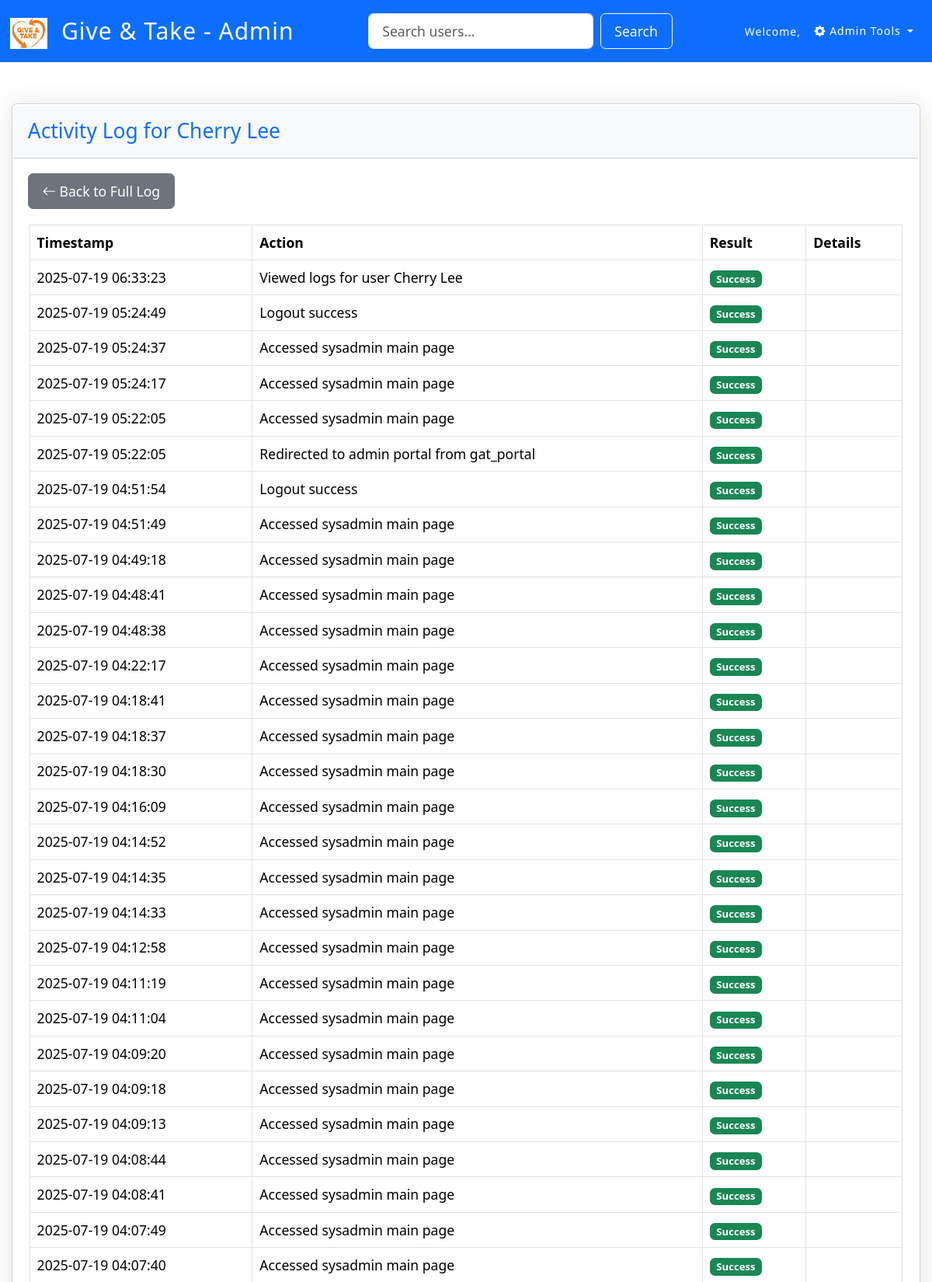
Page /logs/sysadmin/log_list/19/ (signed in, upper part) on the committed database.
### users/models.py (models this page shows, shortened)
class UserProfile(models.Model):
    user = models.OneToOneField(User, on_delete=models.CASCADE, related_name="profile")
    name = models.CharField(max_length=50)
    phone = models.CharField(max_length=15, unique=True)
    is_admin = models.BooleanField(default=False)
    class Meta:
        db_table = 'gat_app_userprofile'

### logs/models.py (models this page shows, shortened)
class LogBook(models.Model):
    log_action = models.CharField(max_length=20)
    log_result = models.CharField(max_length=10)
    log_date = models.DateTimeField(auto_now_add=True)
    log_user = models.ForeignKey(
        User,
        on_delete=models.SET_NULL,  # 當 User 被刪除時，日誌的 user 欄位變為 NULL，而不是刪除日誌
        null=True,  # 允許資料庫中此欄位為空
        blank=True  # 允許在 Django Admin 或表單中此欄位為空
    )
    class Meta:
        db_table = 'gat_app_logbook'

### logs/views.py (the view)
# urls.py: path('sysadmin/log_list/<int:user_id>/', views.user_log_list, name='user_log_list'),
@login_required
def user_log_list(request, user_id):
    user_profile = get_object_or_404(UserProfile, user=request.user)
    if not user_profile.is_admin:
        create_log(request.user, 'admin page access denied', 'failure')
        messages.warning(request, 'You do not have permission to perform this action!')
        return redirect('users:gat_portal')
    target_user = get_object_or_404(User, pk=user_id)
    logs = LogBook.objects.filter(log_user=target_user).order_by('-log_date')
    context = {
        'logs': logs,
        'target_user_name': target_user.profile.name,
    }
    create_log(request.user, f"Viewed logs for user {target_user.profile.name}")
    return render(request, "logs/user_log_list.html", context)

### logs/services.py (called while the page is built)
def create_log(user, action: str, result: str = 'success'):
    log_user_instance = user
    if not hasattr(user, 'is_authenticated') or not user.is_authenticated:
        log_user_instance = None
    LogBook.objects.create(
        log_user=log_user_instance,  # <-- 這裡現在可以接受 User 物件或 None
        log_action=action,
        log_result=result
    )

### logs/templates/logs/user_log_list.html
{% extends "base_admin.html" %}
{% block body_content %}
<div class="container-fluid mt-4">
    <div class="card shadow mb-4">
        <div class="card-header py-3">
            <h4 class="m-0 font-weight-bold text-primary">Activity Log for {{ target_user_name }}</h4>
        </div>
        <div class="card-body">
            <a href="{% url 'logs:sysadmin_log_list' %}" class="btn btn-secondary mb-3">
                <i class="bi bi-arrow-left"></i> Back to Full Log
            </a>
            <div class="table-responsive">
                <table class="table table-bordered" id="dataTable" width="100%" cellspacing="0">
                    <thead>
                        <tr>
                            <th>Timestamp</th>
                            <th>Action</th>
                            <th>Result</th>
                            <th>Details</th>
                        </tr>
                    </thead>
                    <tbody>
                        {% for log in logs %}
                        <tr>
                            <td>{{ log.log_date|date:"Y-m-d H:i:s" }}</td>
                            <td>{{ log.log_action }}</td>
                            <td>
                                {% if log.log_result|upper == 'SUCCESS' %}
                                    <span class="badge bg-success">Success</span>
                                {% elif log.log_result|upper == 'FAILURE' %}
                                    <span class="badge bg-danger">Failure</span>
                                {% else %}
                                    <span class="badge bg-secondary">{{ log.log_result }}</span>
                                {% endif %}
                            </td>
                            <td>{{ log.log_details|default:"" }}</td>
                        </tr>
                        {% empty %}
                        <tr>
                            <td colspan="4" class="text-center">No logs found for this user.</td>
                        </tr>
                        {% endfor %}
                    </tbody>
                </table>
            </div>
        </div>
    </div>
</div>
{% endblock %}

### templates/base_admin.html (style rules this page uses)
.card-header { background-color: #f8f9fc; }
.card { box-shadow: 0 0.15rem 1.75rem 0 rgba(58, 59, 69, 0.15) !important; }
html { font-size: 1.1rem; }
.btn { padding: 0.5rem 1rem; }
.body-content { margin-bottom: 20px }
div { margin-top: 2px; margin-bottom: 2px; margin-right: 2px; margin-left: 2px; }

### rows in the picture
UserProfile: name "Cherry Lee"
LogBook: log_date "2025-07-19 05:24:49", log_action "Logout success", log_result "Success"
LogBook: log_date "2025-07-19 05:24:37", log_action "Accessed sysadmin main page", log_result "Success"
LogBook: log_date "2025-07-19 05:24:17", log_action "Accessed sysadmin main page", log_result "Success"
LogBook: log_date "2025-07-19 05:22:05", log_action "Accessed sysadmin main page", log_result "Success"
LogBook: log_date "2025-07-19 05:22:05", log_action "Redirected to admin portal from gat_portal", log_result "Success"
LogBook: log_date "2025-07-19 04:51:54", log_action "Logout success", log_result "Success"
LogBook: log_date "2025-07-19 04:51:49", log_action "Accessed sysadmin main page", log_result "Success"
LogBook: log_date "2025-07-19 04:49:18", log_action "Accessed sysadmin main page", log_result "Success"
LogBook: log_date "2025-07-19 04:48:41", log_action "Accessed sysadmin main page", log_result "Success"
LogBook: log_date "2025-07-19 04:48:38", log_action "Accessed sysadmin main page", log_result "Success"
LogBook: log_date "2025-07-19 04:22:17", log_action "Accessed sysadmin main page", log_result "Success"
LogBook: log_date "2025-07-19 04:18:41", log_action "Accessed sysadmin main page", log_result "Success"
LogBook: log_date "2025-07-19 04:18:37", log_action "Accessed sysadmin main page", log_result "Success"
LogBook: log_date "2025-07-19 04:18:30", log_action "Accessed sysadmin main page", log_result "Success"
LogBook: log_date "2025-07-19 04:16:09", log_action "Accessed sysadmin main page", log_result "Success"
LogBook: log_date "2025-07-19 04:14:52", log_action "Accessed sysadmin main page", log_result "Success"
LogBook: log_date "2025-07-19 04:14:35", log_action "Accessed sysadmin main page", log_result "Success"
LogBook: log_date "2025-07-19 04:14:33", log_action "Accessed sysadmin main page", log_result "Success"
LogBook: log_date "2025-07-19 04:12:58", log_action "Accessed sysadmin main page", log_result "Success"
LogBook: log_date "2025-07-19 04:11:19", log_action "Accessed sysadmin main page", log_result "Success"
LogBook: log_date "2025-07-19 04:11:04", log_action "Accessed sysadmin main page", log_result "Success"
LogBook: log_date "2025-07-19 04:09:20", log_action "Accessed sysadmin main page", log_result "Success"
LogBook: log_date "2025-07-19 04:09:18", log_action "Accessed sysadmin main page", log_result "Success"
LogBook: log_date "2025-07-19 04:09:13", log_action "Accessed sysadmin main page", log_result "Success"
LogBook: log_date "2025-07-19 04:08:44", log_action "Accessed sysadmin main page", log_result "Success"
LogBook: log_date "2025-07-19 04:08:41", log_action "Accessed sysadmin main page", log_result "Success"
LogBook: log_date "2025-07-19 04:07:49", log_action "Accessed sysadmin main page", log_result "Success"
LogBook: log_date "2025-07-19 04:07:40", log_action "Accessed sysadmin main page", log_result "Success"
